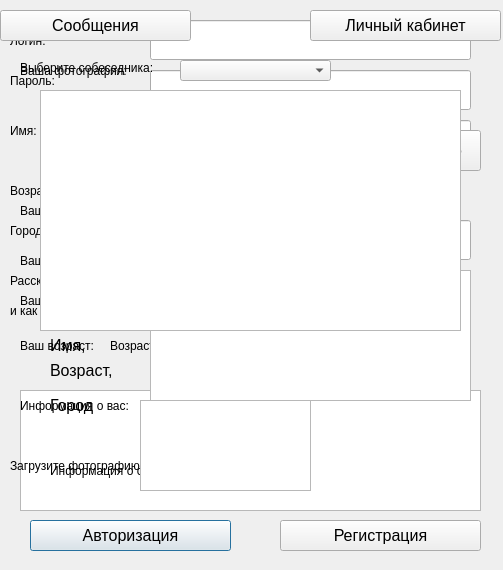
<?xml version="1.0" encoding="UTF-8"?>
<ui version="4.0">
 <class>Dialog</class>
 <widget class="QDialog" name="Dialog">
  <property name="enabled">
   <bool>true</bool>
  </property>
  <property name="geometry">
   <rect>
    <x>0</x>
    <y>0</y>
    <width>503</width>
    <height>570</height>
   </rect>
  </property>
  <property name="acceptDrops">
   <bool>false</bool>
  </property>
  <property name="windowTitle">
   <string>Dialog</string>
  </property>
  <property name="autoFillBackground">
   <bool>false</bool>
  </property>
  <property name="sizeGripEnabled">
   <bool>false</bool>
  </property>
  <property name="modal">
   <bool>false</bool>
  </property>
  <widget class="QLabel" name="main_label">
   <property name="geometry">
    <rect>
     <x>10</x>
     <y>10</y>
     <width>490</width>
     <height>341</height>
    </rect>
   </property>
   <property name="text">
    <string>&lt;html&gt;&lt;head/&gt;&lt;body&gt;&lt;p align=&quot;center&quot;&gt;&lt;span style=&quot; font-size:16pt;&quot;&gt;Знакомства&lt;/span&gt;&lt;/p&gt;&lt;/body&gt;&lt;/html&gt;</string>
   </property>
  </widget>
  <widget class="QLabel" name="login">
   <property name="geometry">
    <rect>
     <x>10</x>
     <y>20</y>
     <width>91</width>
     <height>41</height>
    </rect>
   </property>
   <property name="text">
    <string>Логин:</string>
   </property>
  </widget>
  <widget class="QLineEdit" name="login_input">
   <property name="geometry">
    <rect>
     <x>150</x>
     <y>20</y>
     <width>321</width>
     <height>40</height>
    </rect>
   </property>
  </widget>
  <widget class="QLineEdit" name="location_input">
   <property name="geometry">
    <rect>
     <x>150</x>
     <y>220</y>
     <width>321</width>
     <height>40</height>
    </rect>
   </property>
  </widget>
  <widget class="QLineEdit" name="password_input">
   <property name="geometry">
    <rect>
     <x>150</x>
     <y>70</y>
     <width>321</width>
     <height>40</height>
    </rect>
   </property>
   <property name="echoMode">
    <enum>QLineEdit::Password</enum>
   </property>
  </widget>
  <widget class="QLineEdit" name="name_input">
   <property name="geometry">
    <rect>
     <x>150</x>
     <y>120</y>
     <width>321</width>
     <height>40</height>
    </rect>
   </property>
  </widget>
  <widget class="QLabel" name="location">
   <property name="geometry">
    <rect>
     <x>10</x>
     <y>210</y>
     <width>91</width>
     <height>41</height>
    </rect>
   </property>
   <property name="text">
    <string>Город:</string>
   </property>
  </widget>
  <widget class="QLabel" name="age">
   <property name="geometry">
    <rect>
     <x>10</x>
     <y>170</y>
     <width>91</width>
     <height>41</height>
    </rect>
   </property>
   <property name="text">
    <string>Возраст</string>
   </property>
  </widget>
  <widget class="QLabel" name="name">
   <property name="geometry">
    <rect>
     <x>10</x>
     <y>110</y>
     <width>91</width>
     <height>41</height>
    </rect>
   </property>
   <property name="text">
    <string>Имя:</string>
   </property>
  </widget>
  <widget class="QLabel" name="password">
   <property name="geometry">
    <rect>
     <x>10</x>
     <y>60</y>
     <width>91</width>
     <height>41</height>
    </rect>
   </property>
   <property name="text">
    <string>Пароль:</string>
   </property>
  </widget>
  <widget class="QLabel" name="description">
   <property name="geometry">
    <rect>
     <x>10</x>
     <y>260</y>
     <width>131</width>
     <height>41</height>
    </rect>
   </property>
   <property name="text">
    <string>Расскажите какой вы:</string>
   </property>
  </widget>
  <widget class="QTextEdit" name="description_input">
   <property name="geometry">
    <rect>
     <x>150</x>
     <y>270</y>
     <width>321</width>
     <height>131</height>
    </rect>
   </property>
  </widget>
  <widget class="QSpinBox" name="age_input">
   <property name="geometry">
    <rect>
     <x>150</x>
     <y>180</y>
     <width>71</width>
     <height>31</height>
    </rect>
   </property>
  </widget>
  <widget class="QPushButton" name="autorizationbtn">
   <property name="geometry">
    <rect>
     <x>30</x>
     <y>520</y>
     <width>201</width>
     <height>31</height>
    </rect>
   </property>
   <property name="font">
    <font>
     <pointsize>12</pointsize>
    </font>
   </property>
   <property name="text">
    <string>Авторизация</string>
   </property>
  </widget>
  <widget class="QPushButton" name="regbtn">
   <property name="geometry">
    <rect>
     <x>280</x>
     <y>520</y>
     <width>201</width>
     <height>31</height>
    </rect>
   </property>
   <property name="font">
    <font>
     <pointsize>12</pointsize>
    </font>
   </property>
   <property name="text">
    <string>Регистрация</string>
   </property>
  </widget>
  <widget class="QPushButton" name="load_imagebtn">
   <property name="geometry">
    <rect>
     <x>160</x>
     <y>450</y>
     <width>121</width>
     <height>31</height>
    </rect>
   </property>
   <property name="text">
    <string>Загрузить</string>
   </property>
  </widget>
  <widget class="QLabel" name="image">
   <property name="geometry">
    <rect>
     <x>10</x>
     <y>450</y>
     <width>131</width>
     <height>31</height>
    </rect>
   </property>
   <property name="text">
    <string>Загрузите фотографию:</string>
   </property>
  </widget>
  <widget class="QLabel" name="image_out">
   <property name="geometry">
    <rect>
     <x>310</x>
     <y>420</y>
     <width>130</width>
     <height>90</height>
    </rect>
   </property>
   <property name="text">
    <string/>
   </property>
  </widget>
  <widget class="QLabel" name="age_user">
   <property name="geometry">
    <rect>
     <x>50</x>
     <y>360</y>
     <width>311</width>
     <height>21</height>
    </rect>
   </property>
   <property name="font">
    <font>
     <pointsize>12</pointsize>
    </font>
   </property>
   <property name="text">
    <string>Возраст,</string>
   </property>
  </widget>
  <widget class="QLabel" name="image_user">
   <property name="geometry">
    <rect>
     <x>130</x>
     <y>70</y>
     <width>261</width>
     <height>231</height>
    </rect>
   </property>
   <property name="text">
    <string/>
   </property>
  </widget>
  <widget class="QLabel" name="name_user">
   <property name="geometry">
    <rect>
     <x>50</x>
     <y>330</y>
     <width>321</width>
     <height>31</height>
    </rect>
   </property>
   <property name="font">
    <font>
     <pointsize>12</pointsize>
    </font>
   </property>
   <property name="text">
    <string>Имя,</string>
   </property>
  </widget>
  <widget class="QLabel" name="description_user">
   <property name="geometry">
    <rect>
     <x>50</x>
     <y>430</y>
     <width>421</width>
     <height>81</height>
    </rect>
   </property>
   <property name="text">
    <string>Информация о себе</string>
   </property>
  </widget>
  <widget class="QLabel" name="location_user">
   <property name="geometry">
    <rect>
     <x>50</x>
     <y>390</y>
     <width>321</width>
     <height>31</height>
    </rect>
   </property>
   <property name="font">
    <font>
     <pointsize>12</pointsize>
    </font>
   </property>
   <property name="text">
    <string>Город</string>
   </property>
  </widget>
  <widget class="QLabel" name="your_avatar">
   <property name="geometry">
    <rect>
     <x>150</x>
     <y>10</y>
     <width>161</width>
     <height>141</height>
    </rect>
   </property>
   <property name="text">
    <string/>
   </property>
  </widget>
  <widget class="QLabel" name="your_description_label">
   <property name="geometry">
    <rect>
     <x>20</x>
     <y>390</y>
     <width>121</width>
     <height>31</height>
    </rect>
   </property>
   <property name="text">
    <string>Информация о вас:</string>
   </property>
  </widget>
  <widget class="QLabel" name="your_image_label">
   <property name="geometry">
    <rect>
     <x>20</x>
     <y>50</y>
     <width>141</width>
     <height>41</height>
    </rect>
   </property>
   <property name="text">
    <string>Ваша фотография:</string>
   </property>
  </widget>
  <widget class="QLabel" name="your_age_label">
   <property name="geometry">
    <rect>
     <x>20</x>
     <y>330</y>
     <width>81</width>
     <height>31</height>
    </rect>
   </property>
   <property name="text">
    <string>Ваш возраст:</string>
   </property>
  </widget>
  <widget class="QLabel" name="your_age">
   <property name="geometry">
    <rect>
     <x>110</x>
     <y>320</y>
     <width>371</width>
     <height>51</height>
    </rect>
   </property>
   <property name="text">
    <string>Возраст</string>
   </property>
  </widget>
  <widget class="QLabel" name="your_pass_label">
   <property name="geometry">
    <rect>
     <x>20</x>
     <y>250</y>
     <width>81</width>
     <height>21</height>
    </rect>
   </property>
   <property name="text">
    <string>Ваш пароль:</string>
   </property>
  </widget>
  <widget class="QLabel" name="your_local_label">
   <property name="geometry">
    <rect>
     <x>20</x>
     <y>290</y>
     <width>81</width>
     <height>21</height>
    </rect>
   </property>
   <property name="text">
    <string>Ваш город:</string>
   </property>
  </widget>
  <widget class="QPushButton" name="load_new_avata_btn">
   <property name="geometry">
    <rect>
     <x>320</x>
     <y>130</y>
     <width>161</width>
     <height>41</height>
    </rect>
   </property>
   <property name="text">
    <string>Загрузить новое фото</string>
   </property>
  </widget>
  <widget class="QPlainTextEdit" name="your_description">
   <property name="geometry">
    <rect>
     <x>140</x>
     <y>400</y>
     <width>171</width>
     <height>91</height>
    </rect>
   </property>
  </widget>
  <widget class="QLabel" name="your_login_label">
   <property name="geometry">
    <rect>
     <x>20</x>
     <y>190</y>
     <width>81</width>
     <height>41</height>
    </rect>
   </property>
   <property name="text">
    <string>Ваше имя:</string>
   </property>
  </widget>
  <widget class="QPushButton" name="person_acc_btn">
   <property name="geometry">
    <rect>
     <x>310</x>
     <y>10</y>
     <width>191</width>
     <height>31</height>
    </rect>
   </property>
   <property name="font">
    <font>
     <pointsize>12</pointsize>
    </font>
   </property>
   <property name="text">
    <string>Личный кабинет</string>
   </property>
  </widget>
  <widget class="QLabel" name="login1_label">
   <property name="geometry">
    <rect>
     <x>150</x>
     <y>170</y>
     <width>211</width>
     <height>21</height>
    </rect>
   </property>
   <property name="font">
    <font>
     <pointsize>12</pointsize>
    </font>
   </property>
   <property name="text">
    <string>Введите новый логин:</string>
   </property>
  </widget>
  <widget class="QLineEdit" name="login1_input">
   <property name="geometry">
    <rect>
     <x>150</x>
     <y>200</y>
     <width>171</width>
     <height>20</height>
    </rect>
   </property>
  </widget>
  <widget class="QLineEdit" name="pass1_input">
   <property name="geometry">
    <rect>
     <x>150</x>
     <y>180</y>
     <width>211</width>
     <height>21</height>
    </rect>
   </property>
   <property name="echoMode">
    <enum>QLineEdit::Password</enum>
   </property>
  </widget>
  <widget class="QLabel" name="pass2_label">
   <property name="geometry">
    <rect>
     <x>150</x>
     <y>220</y>
     <width>251</width>
     <height>21</height>
    </rect>
   </property>
   <property name="font">
    <font>
     <pointsize>12</pointsize>
    </font>
   </property>
   <property name="text">
    <string>Введите новый пароль:</string>
   </property>
  </widget>
  <widget class="QLabel" name="pass1_label">
   <property name="geometry">
    <rect>
     <x>150</x>
     <y>150</y>
     <width>251</width>
     <height>21</height>
    </rect>
   </property>
   <property name="font">
    <font>
     <pointsize>12</pointsize>
    </font>
   </property>
   <property name="text">
    <string>Введите старый пароль:</string>
   </property>
  </widget>
  <widget class="QLineEdit" name="pass2_input">
   <property name="geometry">
    <rect>
     <x>150</x>
     <y>260</y>
     <width>211</width>
     <height>21</height>
    </rect>
   </property>
   <property name="echoMode">
    <enum>QLineEdit::Password</enum>
   </property>
  </widget>
  <widget class="QLabel" name="local1_label">
   <property name="geometry">
    <rect>
     <x>150</x>
     <y>160</y>
     <width>181</width>
     <height>41</height>
    </rect>
   </property>
   <property name="font">
    <font>
     <pointsize>12</pointsize>
    </font>
   </property>
   <property name="text">
    <string>Введите новый город:</string>
   </property>
  </widget>
  <widget class="QLineEdit" name="local1_input">
   <property name="geometry">
    <rect>
     <x>150</x>
     <y>200</y>
     <width>171</width>
     <height>31</height>
    </rect>
   </property>
  </widget>
  <widget class="QLabel" name="age1_label">
   <property name="geometry">
    <rect>
     <x>150</x>
     <y>150</y>
     <width>191</width>
     <height>31</height>
    </rect>
   </property>
   <property name="font">
    <font>
     <pointsize>12</pointsize>
    </font>
   </property>
   <property name="text">
    <string>Укажите новый возраст:</string>
   </property>
  </widget>
  <widget class="QSpinBox" name="age1_input">
   <property name="geometry">
    <rect>
     <x>140</x>
     <y>190</y>
     <width>211</width>
     <height>22</height>
    </rect>
   </property>
  </widget>
  <widget class="QLabel" name="label">
   <property name="geometry">
    <rect>
     <x>10</x>
     <y>300</y>
     <width>141</width>
     <height>21</height>
    </rect>
   </property>
   <property name="text">
    <string>и как с вами связаться</string>
   </property>
  </widget>
  <widget class="QPushButton" name="messages_btn">
   <property name="geometry">
    <rect>
     <x>0</x>
     <y>10</y>
     <width>191</width>
     <height>31</height>
    </rect>
   </property>
   <property name="font">
    <font>
     <pointsize>12</pointsize>
    </font>
   </property>
   <property name="text">
    <string>Сообщения</string>
   </property>
  </widget>
  <widget class="QComboBox" name="interlocutors">
   <property name="geometry">
    <rect>
     <x>180</x>
     <y>60</y>
     <width>151</width>
     <height>21</height>
    </rect>
   </property>
  </widget>
  <widget class="QLabel" name="interlocutor_label">
   <property name="geometry">
    <rect>
     <x>20</x>
     <y>60</y>
     <width>141</width>
     <height>16</height>
    </rect>
   </property>
   <property name="text">
    <string>Выберите собеседника:</string>
   </property>
  </widget>
  <widget class="QTextEdit" name="message_text">
   <property name="geometry">
    <rect>
     <x>20</x>
     <y>390</y>
     <width>461</width>
     <height>121</height>
    </rect>
   </property>
  </widget>
  <widget class="QLineEdit" name="your_pass">
   <property name="geometry">
    <rect>
     <x>110</x>
     <y>240</y>
     <width>201</width>
     <height>31</height>
    </rect>
   </property>
  </widget>
  <widget class="QLineEdit" name="your_local">
   <property name="geometry">
    <rect>
     <x>110</x>
     <y>290</y>
     <width>201</width>
     <height>31</height>
    </rect>
   </property>
  </widget>
  <widget class="QLineEdit" name="your_login">
   <property name="geometry">
    <rect>
     <x>110</x>
     <y>190</y>
     <width>201</width>
     <height>31</height>
    </rect>
   </property>
  </widget>
  <widget class="QListWidget" name="listWidget">
   <property name="geometry">
    <rect>
     <x>40</x>
     <y>90</y>
     <width>421</width>
     <height>241</height>
    </rect>
   </property>
  </widget>
  <zorder>name_user</zorder>
  <zorder>main_label</zorder>
  <zorder>your_pass</zorder>
  <zorder>image_user</zorder>
  <zorder>description</zorder>
  <zorder>message_text</zorder>
  <zorder>your_description_label</zorder>
  <zorder>location_user</zorder>
  <zorder>your_age_label</zorder>
  <zorder>your_age</zorder>
  <zorder>your_login</zorder>
  <zorder>your_local</zorder>
  <zorder>description_user</zorder>
  <zorder>description_input</zorder>
  <zorder>login</zorder>
  <zorder>login_input</zorder>
  <zorder>location_input</zorder>
  <zorder>password_input</zorder>
  <zorder>name_input</zorder>
  <zorder>location</zorder>
  <zorder>age</zorder>
  <zorder>name</zorder>
  <zorder>password</zorder>
  <zorder>age_input</zorder>
  <zorder>autorizationbtn</zorder>
  <zorder>regbtn</zorder>
  <zorder>load_imagebtn</zorder>
  <zorder>image</zorder>
  <zorder>image_out</zorder>
  <zorder>age_user</zorder>
  <zorder>your_avatar</zorder>
  <zorder>your_image_label</zorder>
  <zorder>your_pass_label</zorder>
  <zorder>your_local_label</zorder>
  <zorder>your_description</zorder>
  <zorder>your_login_label</zorder>
  <zorder>person_acc_btn</zorder>
  <zorder>login1_label</zorder>
  <zorder>login1_input</zorder>
  <zorder>pass1_input</zorder>
  <zorder>pass2_label</zorder>
  <zorder>pass1_label</zorder>
  <zorder>pass2_input</zorder>
  <zorder>local1_label</zorder>
  <zorder>local1_input</zorder>
  <zorder>age1_label</zorder>
  <zorder>age1_input</zorder>
  <zorder>label</zorder>
  <zorder>messages_btn</zorder>
  <zorder>interlocutors</zorder>
  <zorder>interlocutor_label</zorder>
  <zorder>load_new_avata_btn</zorder>
  <zorder>listWidget</zorder>
 </widget>
 <resources/>
 <connections/>
</ui>
